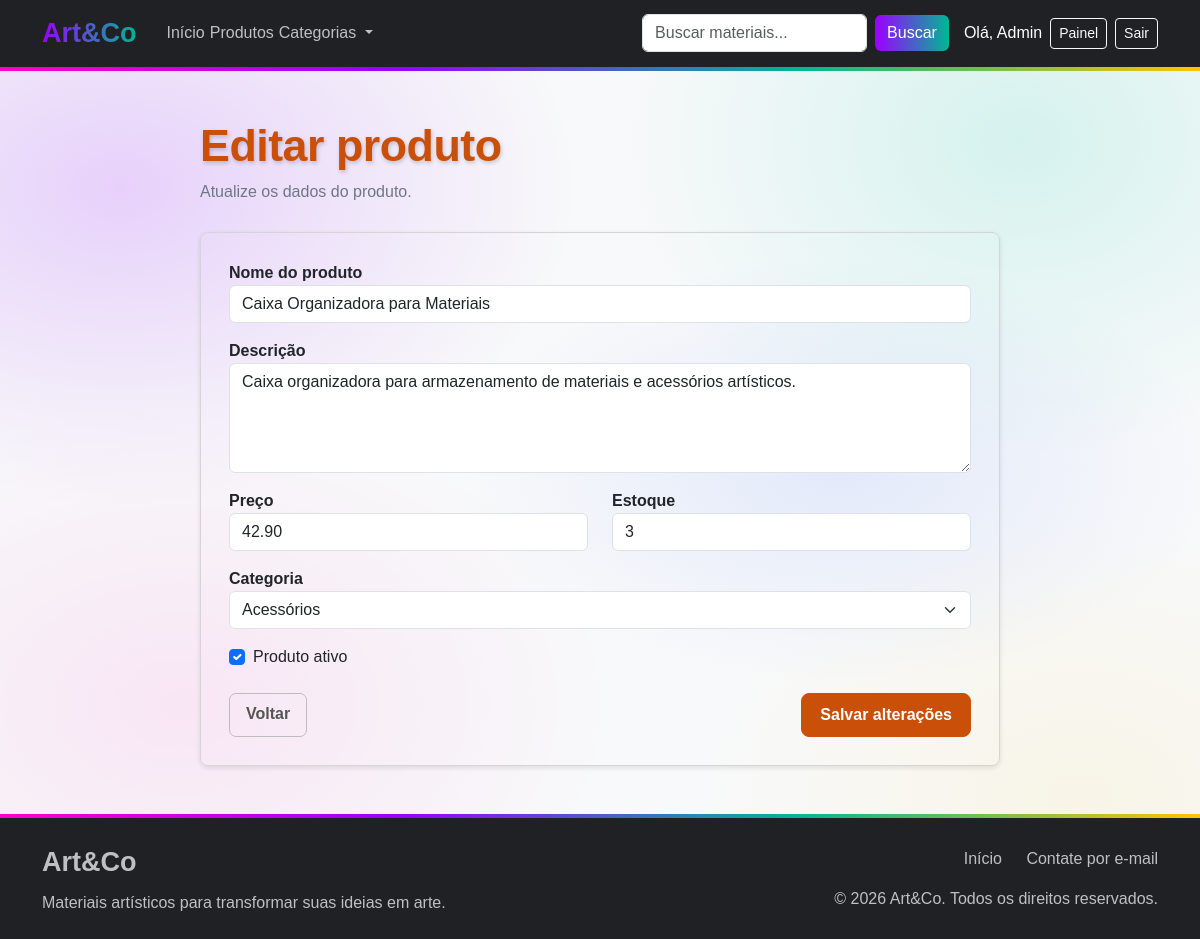
The page /admin/produtos/editar.php?id=50 (signed in) on the database its author committed.
### tables this page shows
CREATE TABLE `produtos` (
  `id` int(11) NOT NULL,
  `nome` varchar(150) NOT NULL,
  `descricao` text DEFAULT NULL,
  `preco` decimal(10,2) NOT NULL DEFAULT 0.00,
  `estoque` int(11) NOT NULL DEFAULT 0,
  `categoria_id` int(11) NOT NULL,
  `ativo` tinyint(1) NOT NULL DEFAULT 1
);

CREATE TABLE `categorias` (
  `id` int(11) NOT NULL,
  `nome` varchar(100) NOT NULL,
  `descricao` varchar(255) DEFAULT NULL
);

### admin/produtos/editar.php (the view, shortened to what this page needs)
<?php
require_once "../../config.php";
$id = $_GET["id"] ?? null;
$id = (int) $id;
$sql = "
    SELECT
        id,
        nome,
        descricao,
        preco,
        estoque,
        categoria_id,
        ativo
    FROM produtos
    WHERE id = :id
";
$stmt = $pdo->prepare($sql);
$stmt->execute([
    ":id" => $id
]);
$produto = $stmt->fetch();
$sqlCategorias = "
    SELECT id, nome
    FROM categorias
    ORDER BY nome ASC
";
$stmtCategorias = $pdo->prepare($sqlCategorias);
$stmtCategorias->execute();
$categorias = $stmtCategorias->fetchAll();
?>
<!DOCTYPE html>
<html lang="pt-BR">
<head>
    <link
        href="https://cdn.jsdelivr.net/npm/bootstrap@5.3.8/dist/css/bootstrap.min.css"
        rel="stylesheet"
    >
    <link
        rel="stylesheet"
        href="../../src/css/style.css"
    >
</head>
<body>
<?php
require_once "../../componentes/navbar.php";
?>
<main class="container py-5">
    <div class="formulario-pagina">
        <div class="formulario-cabecalho">
            <h1 class="titulo-pagina">
                Editar produto
            </h1>
            <p class="subtitulo-pagina">
                Atualize os dados do produto.
            </p>
        </div>
        <div class="formulario-card">
            <div class="card-body">
                <form method="POST">
                    <div class="mb-3">
                        <label
                            for="nome"
                            class="formulario-label"
                        >
                            Nome do produto
                        </label>
                        <input
                            type="text"
                            id="nome"
                            name="nome"
                            class="form-control"
                            value="<?= htmlspecialchars($produto["nome"]) ?>"
                            required
                        >
                    </div>
                    <div class="mb-3">
                        <label
                            for="descricao"
                            class="formulario-label"
                        >
                            Descrição
                        </label>
                        <textarea
                            id="descricao"
                            name="descricao"
                            class="form-control"
                            rows="4"
                            required
                        ><?= htmlspecialchars($produto["descricao"]) ?></textarea>
                    </div>
                    <div class="row">
                        <div class="col-md-6 mb-3">
                            <label
                                for="preco"
                                class="formulario-label"
                            >
                                Preço
                            </label>
                            <input
                                type="number"
                                step="0.01"
                                min="0"
                                id="preco"
                                name="preco"
                                class="form-control"
                                value="<?= htmlspecialchars($produto["preco"]) ?>"
                                required
                            >
                        </div>
                        <div class="col-md-6 mb-3">
                            <label
                                for="estoque"
                                class="formulario-label"
                            >
                                Estoque
                            </label>
                            <input
                                type="number"
                                min="0"
                                id="estoque"
                                name="estoque"
                                class="form-control"
                                value="<?= htmlspecialchars($produto["estoque"]) ?>"
                                required
                            >
                        </div>
                    </div>
                    <div class="mb-3">
                        <label
                            for="categoria_id"
                            class="formulario-label"
                        >
                            Categoria
                        </label>
                        <select
                            id="categoria_id"
                            name="categoria_id"
                            class="form-select"
                            required
                        >
                            <?php foreach ($categorias as $categoria): ?>
                                <option
                                    value="<?= $categoria["id"] ?>"
                                    <?= $produto["categoria_id"] == $categoria["id"] ? "selected" : "" ?>
                                >
                                    <?= htmlspecialchars($categoria["nome"]) ?>
                                </option>
                            <?php endforeach; ?>
                        </select>
                    </div>
                    <div class="form-check mb-4">
                        <input
                            type="checkbox"
                            id="ativo"
                            name="ativo"
                            class="form-check-input"
                            <?= $produto["ativo"] ? "checked" : "" ?>
                        >
                        <label
                            for="ativo"
                            class="form-check-label"
                        >
                            Produto ativo
                        </label>
                    </div>
                    <div class="d-flex justify-content-between">
                        <a
                            href="index.php"
                            class="btn btn-voltar"
                        >
                            Voltar
                        </a>
                        <button
                            type="submit"
                            class="btn btn-artco"
                        >
                            Salvar alterações
                        </button>
                    </div>
                </form>
            </div>
        </div>
    </div>
</main>
<?php
require_once "../../componentes/footer.php";
?>
</body>
</html>

### src/css/style.css (style rules this page uses)
:root { --artco-fundo: #f8f9fa; --artco-roxo: #8f00ff; --artco-verde: #00c9a7; --artco-azul: #265eff; --artco-rosa: #ff00b4; --artco-amarelo: #ffc107; --artco-titulo: #ca4f08; --artco-subtitulo: #6f7785; }
.titulo-pagina { color: var(--artco-titulo); font-size: 2.8rem; font-weight: 800; letter-spacing: -0.5px; margin-bottom: 8px; text-shadow: 1px 2px 4px rgba(0, 0, 0, 0.20); }
.subtitulo-pagina { color: var(--artco-subtitulo); font-size: 1rem; margin-bottom: 20px; }
main { flex: 1; }
.formulario-pagina { max-width: 800px; margin: 0 auto; }
.formulario-cabecalho { margin-bottom: 28px; }
.formulario-card { border: 1px solid #d5d5d5; border-radius: 8px; box-shadow: 0 2px 5px rgba(0, 0, 0, 0.10); }
.formulario-card .card-body { padding: 28px; }
.formulario-label { font-weight: 600; }
.btn-artco { background-color: var(--artco-titulo); color: #fff; border: 1px solid var(--artco-titulo); font-weight: 600; padding: 9px 18px; border-radius: 8px; transition: all 0.2s ease; }
.btn-voltar { background-color: transparent; border: 1px solid #bdbdbd; color: #555; font-weight: 600; padding: 8px 16px; border-radius: 7px; transition: all 0.2s ease; }

### rows shown on the page
produtos: nome "Caixa Organizadora para Materiais", descricao "Caixa organizadora para armazenamento de materiais e acessórios artísticos.", preco "42.90", estoque "3", categoria_id "Acessórios", ativo "☑"

### other values the page prints
$nomeUsuario "Admin"
